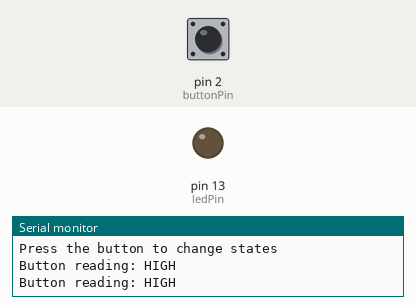
This program was run on a simulated Arduino Uno, built with avr-gcc and run on an emulated ATmega328P. On the bench: output pins drawn as LEDs (lit = HIGH), the last lines printed to the serial monitor. Dashed ring = blinking. The test bench sets the inputs (shaded band); at power-on: pin 2 (buttonPin) HIGH.

Above: at 2.2 s.
2.3 s: pin 2 (buttonPin) pulled LOW for 0.15 s
At 2.6 s:
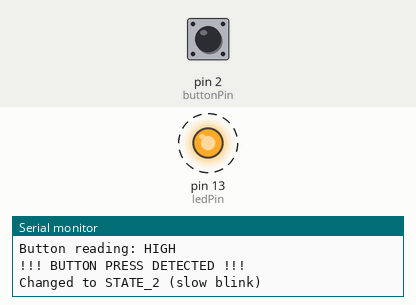
5.4 s: pin 2 (buttonPin) pulled LOW for 1 s
At 5.6 s:
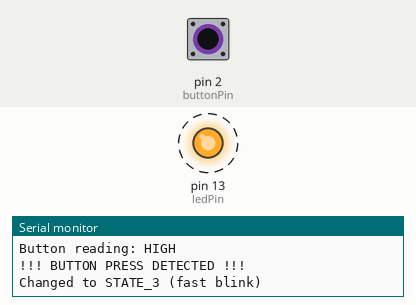
8.4 s: pin 2 (buttonPin) driven LOW
Timing chart, 0 to 11.4 s (numbered marks = the images above; inputs shaded):
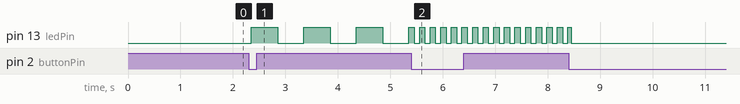

Measured:
- after the input at 2.3 s, pin 13 (ledPin): alternates HIGH for 0.50 s and LOW for 0.50 s, starting after 0.05 s
- after the input at 5.4 s, pin 13 (ledPin): alternates HIGH for 0.10 s and LOW for 0.10 s, starting after 0.06 s

The program:

main.cpp
```cpp
#include "Arduino.h"

 const int buttonPin = 2;  // Button pin
 const int ledPin = 13;    // LED pin

 // Simple state machine
 enum State {
   STATE_1,  // LED off
   STATE_2,  // LED blinking slowly
   STATE_3   // LED blinking quickly
 };

 State currentState = STATE_1;

 // Button variables
 int lastButtonState = HIGH;  // Last button reading
 int buttonState = HIGH;      // Current debounced button state
 unsigned long lastDebounceTime = 0;
 unsigned long debounceDelay = 50;  // Debounce time in milliseconds

 // Blink timing
 unsigned long lastBlinkTime = 0;
 int ledState = LOW;

 void setup() {
   pinMode(buttonPin, INPUT_PULLUP);
   pinMode(ledPin, OUTPUT);
   digitalWrite(ledPin, LOW);  // Start with LED off

   Serial.begin(9600);
   delay(1000);  // Give serial time to initialize

   Serial.println("\n\n=== Button State Test ===");
   Serial.println("Current state: STATE_1 (LED off)");
   Serial.println("Press the button to change states");
 }

 void loop() {
   // Read the button
   int reading = digitalRead(buttonPin);

   // Print the raw reading every second for debugging
   static unsigned long lastPrintTime = 0;
   if (millis() - lastPrintTime > 1000) {
     Serial.print("Button reading: ");
     Serial.println(reading == HIGH ? "HIGH" : "LOW");
     lastPrintTime = millis();
   }

   // Check if the button reading has changed
   if (reading != lastButtonState) {
     // Reset the debounce timer
     lastDebounceTime = millis();
   }

   // Check if button state is stable
   if ((millis() - lastDebounceTime) > debounceDelay) {
     // If the reading has changed
     if (reading != buttonState) {
       buttonState = reading;

       // If the button is pressed (LOW with pull-up resistor)
       if (buttonState == LOW) {
         // Button press detected, change state
         Serial.println("\n!!! BUTTON PRESS DETECTED !!!");

         // Cycle to next state
         switch (currentState) {
           case STATE_1:
             currentState = STATE_2;
             Serial.println("Changed to STATE_2 (slow blink)");
             break;

           case STATE_2:
             currentState = STATE_3;
             Serial.println("Changed to STATE_3 (fast blink)");
             break;

           case STATE_3:
             currentState = STATE_1;
             Serial.println("Changed to STATE_1 (LED off)");
             digitalWrite(ledPin, LOW);  // Turn off LED immediately
             break;
         }
       }
     }
   }

   // Store the button reading for next loop
   lastButtonState = reading;

   // Handle LED based on current state
   switch (currentState) {
     case STATE_1:
       // LED off
       digitalWrite(ledPin, LOW);
       break;

     case STATE_2:
       // Slow blink (500ms)
       if (millis() - lastBlinkTime > 500) {
         lastBlinkTime = millis();
         ledState = (ledState == LOW) ? HIGH : LOW;
         digitalWrite(ledPin, ledState);
       }
       break;

     case STATE_3:
       // Fast blink (100ms)
       if (millis() - lastBlinkTime > 100) {
         lastBlinkTime = millis();
         ledState = (ledState == LOW) ? HIGH : LOW;
         digitalWrite(ledPin, ledState);
       }
       break;
   }
 }
```
